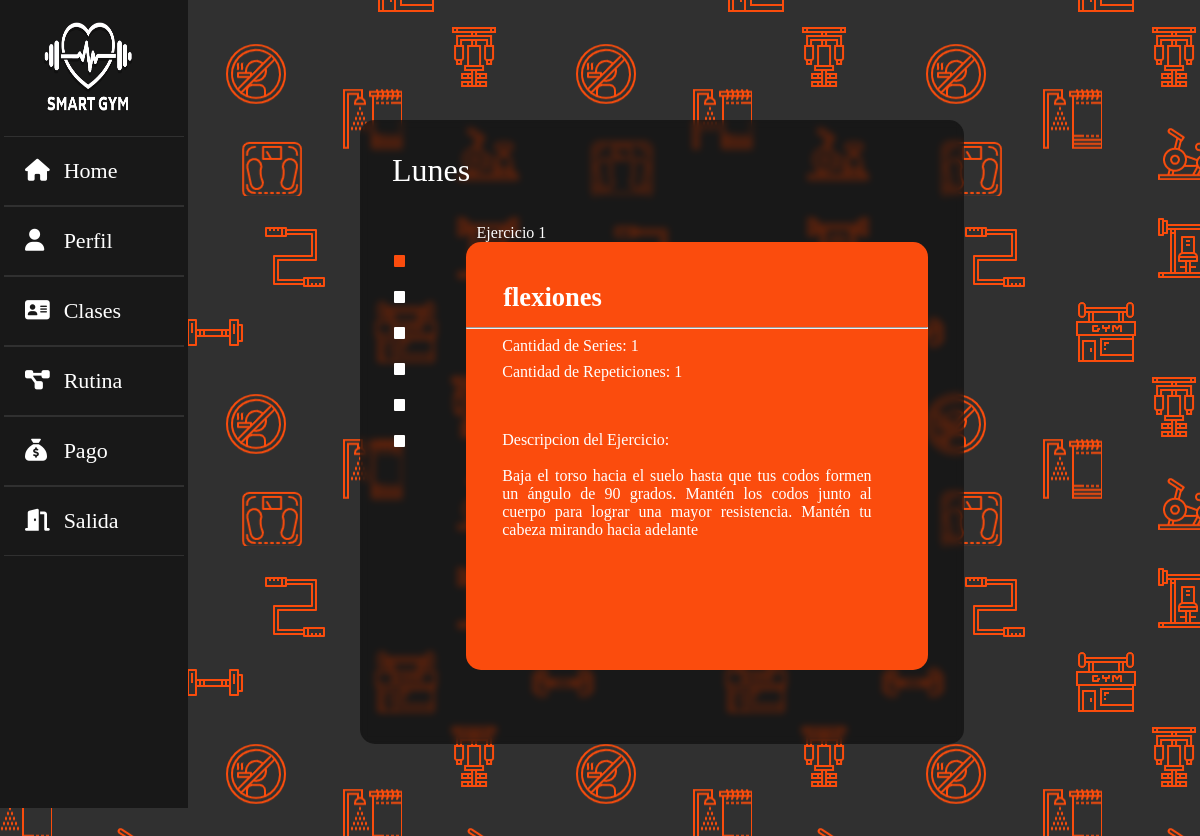
The app's page /vistas/rutinausuarioc.php (signed in) with its own data.
### tables this page shows
CREATE TABLE `rutinas_lunes` (
  `idusuario` int(11) NOT NULL,
  `id_ej1` int(11) NOT NULL,
  `series_ej1` int(11) NOT NULL,
  `repeticiones_ej1` int(11) NOT NULL,
  `id_ej2` int(11) NOT NULL,
  `series_ej2` int(11) NOT NULL,
  `repeticiones_ej2` int(11) NOT NULL,
  `id_ej3` int(11) NOT NULL,
  `series_ej3` int(11) NOT NULL,
  `repeticiones_ej3` int(11) NOT NULL,
  `id_ej4` int(11) NOT NULL,
  `series_ej4` int(11) NOT NULL,
  `repeticiones_ej4` int(11) NOT NULL,
  `id_ej5` int(11) NOT NULL,
  `series_ej5` int(11) NOT NULL,
  `repeticiones_ej5` int(11) NOT NULL
);

CREATE TABLE `ejercicios` (
  `nombre` varchar(40) NOT NULL,
  `descripcion` varchar(255) NOT NULL,
  `id_ejercicio` int(20) NOT NULL
);

### vistas/rutinausuarioc.php (the view, shortened to what this page needs)
<?php
$conex = conectar();
$nusuario = $_SESSION['usuario'];
$sql = "SELECT * FROM datos WHERE usuario='$nusuario'";
$query = mysqli_query($conex, $sql);
$row = mysqli_fetch_array($query);
$idrol = $row['id_rol'];
$idusuario = $row['idusuario'];
?>
<!DOCTYPE html>
<html lang="en">
<head>
  <?php
  switch ($idrol) {
    case 0:
      include("sidebars/sidebarc.php");
      break;
  }
  ?>
  <link rel="stylesheet" href="https://cdn.jsdelivr.net/npm/swiper@8/swiper-bundle.min.css" />
  <link rel="stylesheet" href="../css/estilorutina.css">
  <link rel="stylesheet" href="../css/estilodiv.css">
  <link rel="stylesheet" href="../css/EstiloGeneral.css">
</head>
<body>
  <div class="main_content">
    <div class="carousel">
      <div class="carousel__item" id="divsb">Lunes
        <div class="swiper swiper-hero">
          <div class="swiper-wrapper">
            <div class="swiper-slide">
              <p>Ejercicio 1</p>
              <div class="dataview">
                <?php
                $sqlmostrarlunesej1 = "SELECT rutinas_lunes.idusuario, rutinas_lunes.series_ej1, rutinas_lunes.repeticiones_ej1, ejercicios.nombre, ejercicios.descripcion
              FROM rutinas_lunes
              INNER JOIN ejercicios ON rutinas_lunes.id_ej1 = ejercicios.id_ejercicio WHERE idusuario='$idusuario'";
                $querymostrarlunesej1 = mysqli_query($conex, ($sqlmostrarlunesej1));
                $rowlunesej1 = mysqli_fetch_array($querymostrarlunesej1);
                if ($rowlunesej1 != 0) {
                ?>
                  <h5 class="neje"><br><?php echo $rowlunesej1['nombre']; ?></h5>
                  <hr>
                  <p class="cseje">Cantidad de Series: <?php echo $rowlunesej1['series_ej1']; ?></p>
                  <p class="creje">Cantidad de Repeticiones: <?php echo $rowlunesej1['repeticiones_ej1']; ?></p><br>
                  <p class="deje">Descripcion del Ejercicio: <br><br> <?php echo $rowlunesej1['descripcion']; ?></p>
                <?php
                } else {
                ?>
                  <p>No hay ejercicios cargados</p>
                <?php
                };
                ?>
              </div>
            </div>
          </div>
        </div>
      </div>
    </div>
  </div>
</body>
</html>

### css/estilorutina.css (style rules this page uses)
:root { --color-letra: #fff; --color-fondos: #fb4c0d; --color-fondo-html:#020202; --color-fondosn:#181818; --color-fondobotones: #252525; --color-bordes: #303030; }
* { margin: 0%; padding: 0%; }
html { background-image: url("../img/fondo_icon.png"); }

### css/estilodiv.css (style rules this page uses)
* { margin: 0%; padding: 0%; }
:root { --color-letra: #fff; --color-fondos: #fb4c0d; --color-fondobotones: #252525; --color-bordes-normales: #303030; }
.carousel { position: relative; top: 15vh; left: 30%; height:fit-content; width:60vw; }
.carousel__item { height: 70vh; width: 45vw; padding: 1em; font-size: 2em; color: #ffffff; border-radius: 10px; display: none; align-items: center; }
.carousel__item--selected { display: block; }
body { margin: 0; }
.swiper-hero { position:relative ; margin-top: 5%; margin-bottom: 2%; margin-left: 9%; margin-right: 0%; height: 85%; width: 95%; border-radius: 5px; background: transparent; text-align: justify; }
.swiper-slide { width:100%; }
.swiper-hero p { margin-top: 1vh; margin-left: 3vw; font-size: 16px; color: #fff; object-fit: cover; }

### css/EstiloGeneral.css (style rules this page uses)
* { margin: 0%; padding: 0%; }
html { background-image: url("../img/fondo_icon.png"); }
body { background-image: url("../img/fondo_icon.png"); }
#divsb { border-radius: 15px; background: rgba(0, 0, 0, 0.5); backdrop-filter: blur(3.5px); -webkit-backdrop-filter: blur(3.5px); }

### vistas/rutinausuarioc.php (style rules this page uses)
.dataview { background: #fb4c0d; left: 5%; position: relative; height: 90%; width: 90%; border-radius: 15px; overflow-y: scroll; }
.neje { max-width: 20%; margin-top: 2%; margin-bottom: 3%; margin-left: 8%; margin-right: 0%; color: #fff; }
.deje { max-width: 80%; max-height: 25%; margin: 8%; color: #fff; }
.cseje { color: #fff; }
.creje { margin: 1%; color: #fff; }

### records on screen
rutinas_lunes: ejercicios.nombre "flexiones", series_ej1 "1", repeticiones_ej1 "1", ejercicios.descripcion "Baja el torso hacia el suelo hasta que tus codos formen un ángulo de 90 grados. Mantén los codos junto al cuerpo para lograr una mayor resistencia. Mantén tu cabeza mirando hacia adelante"
